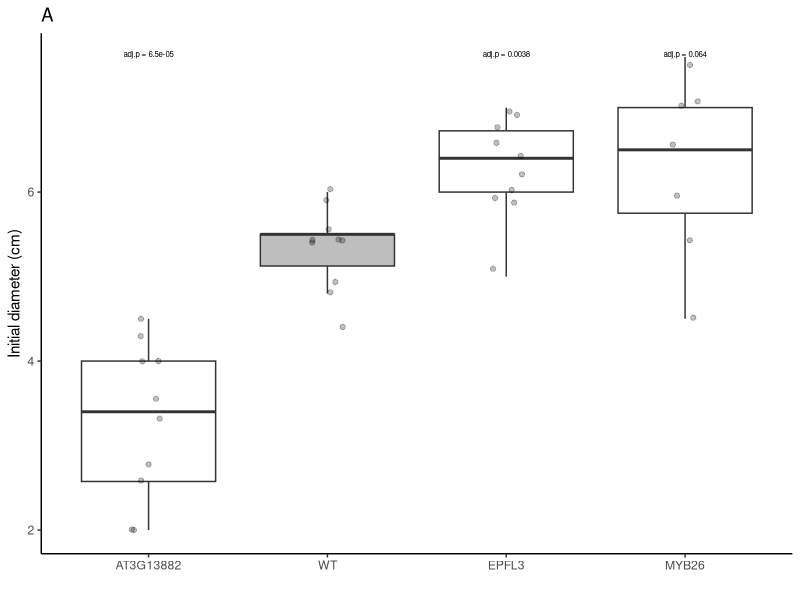
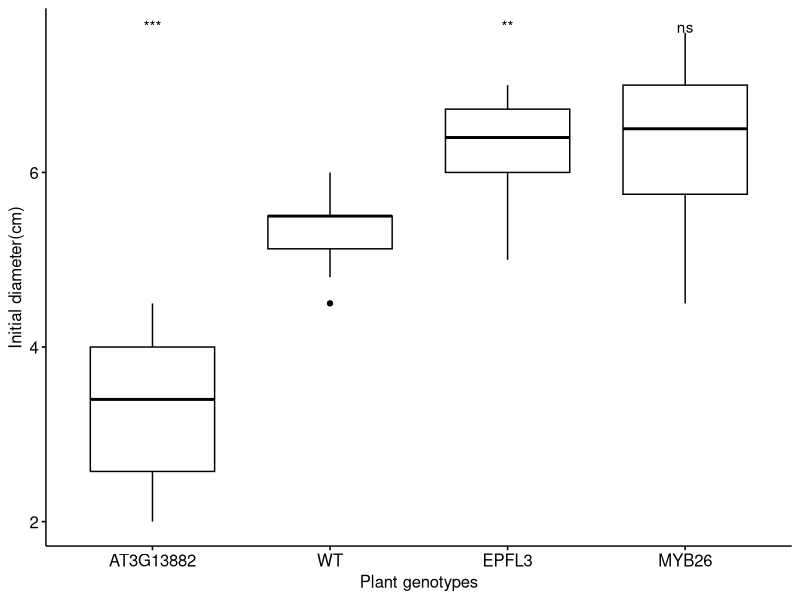
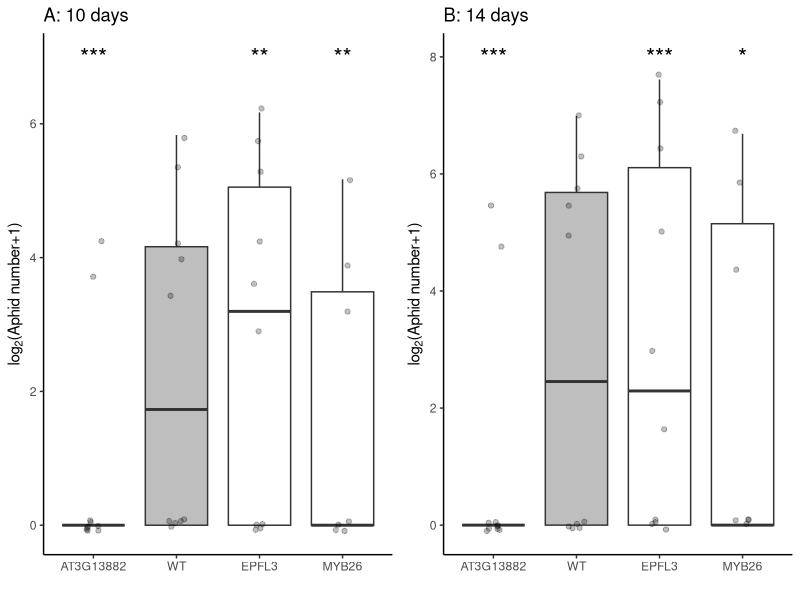
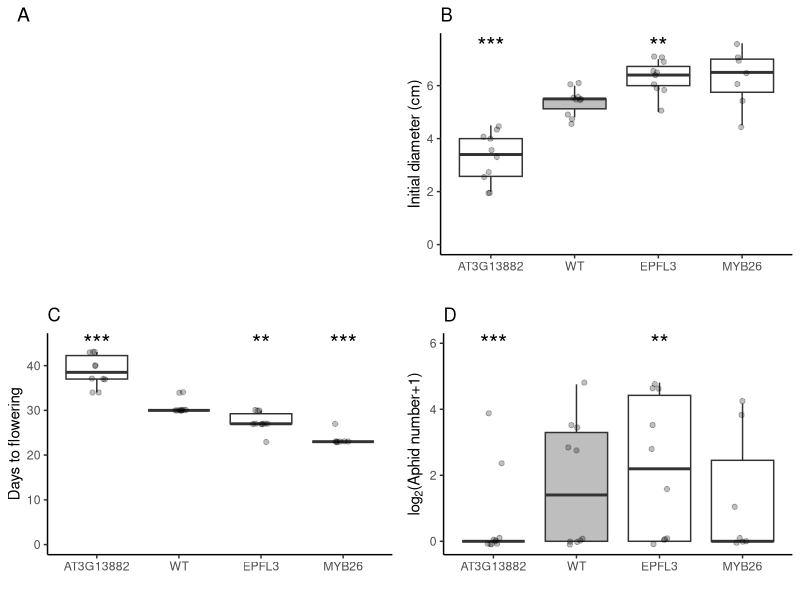
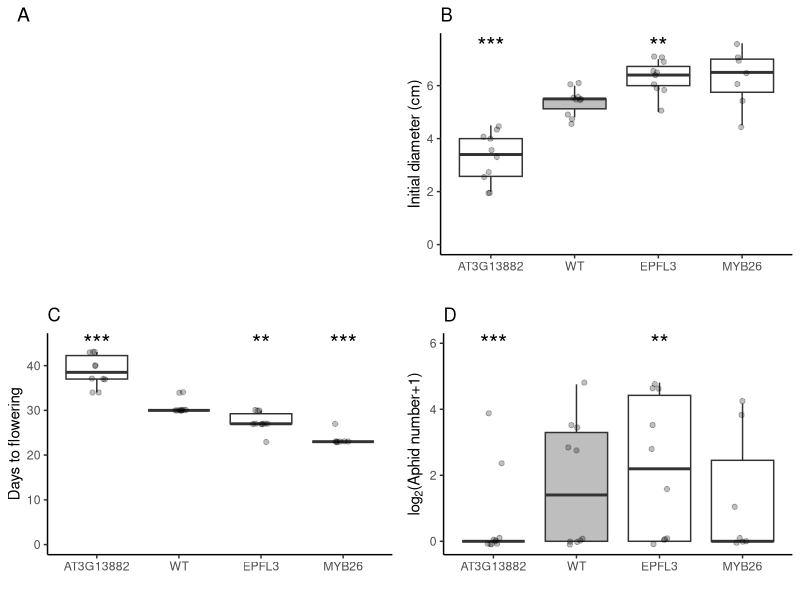

Here is the R script that generated these plots, in order:
library(dplyr)
library(tidyverse)
library(ggplot2)
library(ggpubr)
library(cowplot)
AphidsNo <- read.delim("./data/AphidsNo.txt")
AphidsNo$Mutant <-factor(AphidsNo$Mutant,levels=c('AT3G13882','WT','EPFL3','MYB26'))


res = glm(t2~Mutant,data=subset(AphidsNo,Mutant=="WT"|Mutant=="AT3G13882"),family="poisson")
summary(res)
pval1 = coef(summary(res))[2,4]

res = glm(t2~Mutant,data=subset(AphidsNo,Mutant=="WT"|Mutant=="EPFL3"),family="poisson")
summary(res)
pval2 = coef(summary(res))[2,4]

res = glm(t2~Mutant,data=subset(AphidsNo,Mutant=="WT"|Mutant=="MYB26"),family="poisson")
summary(res)
pval3 = coef(summary(res))[2,4]

pvec = c(pval1,pval2,pval3)
p.adjust(pvec,method="bonferroni")


res = glm(t3~Mutant,data=subset(AphidsNo,Mutant=="WT"|Mutant=="AT3G13882"),family="poisson")
summary(res)
pval1 = coef(summary(res))[2,4]

res = glm(t3~Mutant,data=subset(AphidsNo,Mutant=="WT"|Mutant=="EPFL3"),family="poisson")
summary(res)
pval2 = coef(summary(res))[2,4]

res = glm(t3~Mutant,data=subset(AphidsNo,Mutant=="WT"|Mutant=="MYB26"),family="poisson")
summary(res)
pval3 = coef(summary(res))[2,4]

pvec = c(pval1,pval2,pval3)
p.adjust(pvec,method="bonferroni")


res = glm(t4~Mutant,data=subset(AphidsNo,Mutant=="WT"|Mutant=="AT3G13882"),family="poisson")
summary(res)
pval1 = coef(summary(res))[2,4]

res = glm(t4~Mutant,data=subset(AphidsNo,Mutant=="WT"|Mutant=="EPFL3"),family="poisson")
summary(res)
pval2 = coef(summary(res))[2,4]

res = glm(t4~Mutant,data=subset(AphidsNo,Mutant=="WT"|Mutant=="MYB26"),family="poisson")
summary(res)
pval3 = coef(summary(res))[2,4]

pvec = c(pval1,pval2,pval3)
p.adjust(pvec,method="bonferroni")

p1 = ggplot(data=AphidsNo,mapping=aes(x=Mutant,y=log2(t2+1)))+geom_boxplot(outlier.shape=NA,fill=c("white","grey","white","white"))+geom_jitter(alpha=0.25,height=0.1,width=0.1)+
  ggtitle("D") +
  xlab("") + ylab(expression(log[2]*"(Aphid number+1)")) + theme_classic() +
  geom_text(data.frame(x=1,y=6),mapping=aes(x=x,y=y),label="***",size=6) + 
  geom_text(data.frame(x=3,y=6),mapping=aes(x=x,y=y),label="**",size=6)

s1 = ggplot(data=AphidsNo,mapping=aes(x=Mutant,y=log2(t3+1)))+geom_boxplot(outlier.shape=NA,fill=c("white","grey","white","white"))+geom_jitter(alpha=0.25,height=0.1,width=0.1)+
  ggtitle("A: 10 days") +
  xlab("") + ylab(expression(log[2]*"(Aphid number+1)")) + theme_classic() +
  geom_text(data.frame(x=1,y=7),mapping=aes(x=x,y=y),label="***",size=6) + 
  geom_text(data.frame(x=c(3,4),y=7),mapping=aes(x=x,y=y),label="**",size=6)

s2 = ggplot(data=AphidsNo,mapping=aes(x=Mutant,y=log2(t4+1)))+geom_boxplot(outlier.shape=NA,fill=c("white","grey","white","white"))+geom_jitter(alpha=0.25,height=0.1,width=0.1)+
  ggtitle("B: 14 days") +
  xlab("") + ylab(expression(log[2]*"(Aphid number+1)")) + theme_classic() +
  geom_text(data.frame(x=c(1,3),y=8),mapping=aes(x=x,y=y),label="***",size=6) + 
  geom_text(data.frame(x=4,y=8),mapping=aes(x=x,y=y),label="*",size=6)

s = ggarrange(s1,s2,nrow=1,ncol=2)
ggsave(s,filename="aphid_last.pdf",width=8, height=3)

#########
#growth rate
aphidgr<-AphidsNo[,1:4]
aphidgr$Mutant<-factor(aphidgr$Mutant,levels=c('AT3G13882','WT','EPFL3','MYB26'))

res = glm(size~Mutant,data=subset(aphidgr,Mutant=="WT"|Mutant=="AT3G13882"))
summary(res)
pval1 = coef(summary(res))[2,4]

res = glm(size~Mutant,data=subset(aphidgr,Mutant=="WT"|Mutant=="EPFL3"))
summary(res)
pval2 = coef(summary(res))[2,4]

res = glm(size~Mutant,data=subset(aphidgr,Mutant=="WT"|Mutant=="MYB26"))
summary(res)
pval3 = coef(summary(res))[2,4]

pvec = c(pval1,pval2,pval3)
p.adjust(pvec,method="bonferroni")

ggplot(data=aphidgr,mapping=aes(x=Mutant,y=size))+geom_boxplot(outlier.shape=NA,fill=c("white","grey","white","white"))+geom_jitter(alpha=0.25,height=0.1,width=0.1)+
  ggtitle("A") +
  xlab("") + ylab("Initial diameter (cm)")+theme_classic()+
  stat_compare_means(aes(label = paste0("adj.p = ", ..p.adj..)), method = "t.test", ref.group = "WT",size=2)

ggboxplot(aphidgr, x="Mutant", y="size",xlab = "Plant genotypes",ylab = "Initial diameter(cm)")+ 
  stat_compare_means(label = "p.signif", method = "wilcox.test", ref.group = "WT")

p2 = ggplot(data=aphidgr,mapping=aes(x=Mutant,y=size))+geom_boxplot(outlier.shape=NA,fill=c("white","grey","white","white"))+geom_jitter(alpha=0.25,height=0.1,width=0.1)+
  ggtitle("B") +
  xlab("") + ylab("Initial diameter (cm)") + theme_classic() + ylim(0,NA) +
  geom_text(data.frame(x=1,y=7.5),mapping=aes(x=x,y=y),label="***",size=6) +
  geom_text(data.frame(x=3,y=7.5),mapping=aes(x=x,y=y),label="**",size=6)

########
# flowering
res = glm(flowering~Mutant,data=subset(AphidsNo,Mutant=="WT"|Mutant=="AT3G13882"))
summary(res)
pval1 = coef(summary(res))[2,4]

res = glm(flowering~Mutant,data=subset(AphidsNo,Mutant=="WT"|Mutant=="EPFL3"))
summary(res)
pval2 = coef(summary(res))[2,4]

res = glm(flowering~Mutant,data=subset(AphidsNo,Mutant=="WT"|Mutant=="MYB26"))
summary(res)
pval3 = coef(summary(res))[2,4]

pvec = c(pval1,pval2,pval3)
p.adjust(pvec,method="bonferroni")

p3 = ggplot(data=AphidsNo,mapping=aes(x=Mutant,y=flowering+20))+geom_boxplot(outlier.shape=NA,fill=c("white","grey","white","white"))+geom_jitter(alpha=0.25,height=0.1,width=0.1)+
  ggtitle("C") +
  xlab("") + ylab("Days to flowering") + theme_classic() + ylim(0,NA) +
  geom_text(data.frame(x=c(1,4),y=c(45,45)),mapping=aes(x=x,y=y),label="***",size=6) +
  geom_text(data.frame(x=3,y=45),mapping=aes(x=x,y=y),label="**",size=6)

pic = ggdraw() +  draw_image("./figures/mutantPhoto.png") + draw_label(label="A",x = 0.075, y = 0.975, hjust = 1, vjust = 1)

p = ggarrange(pic,p2,p3,p1,nrow=2,ncol=2)
ggsave(p,filename="./figures/mutant.pdf",width=8, height=6)
ggsave(p,filename="./figures/mutant.png",width=8, height=6, dpi=600)
